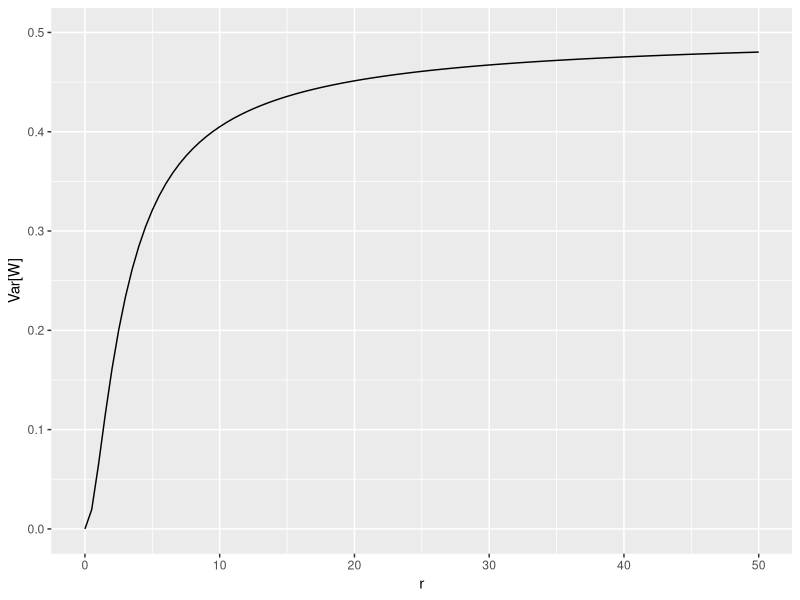
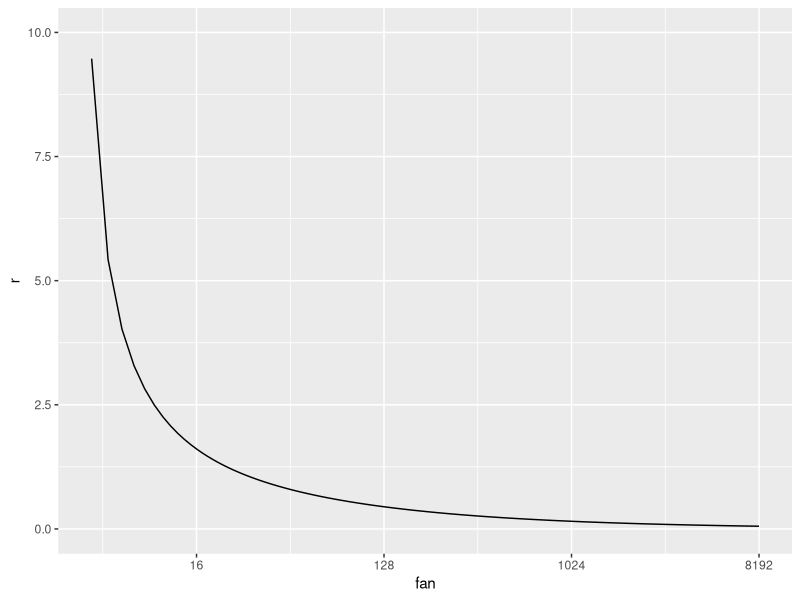
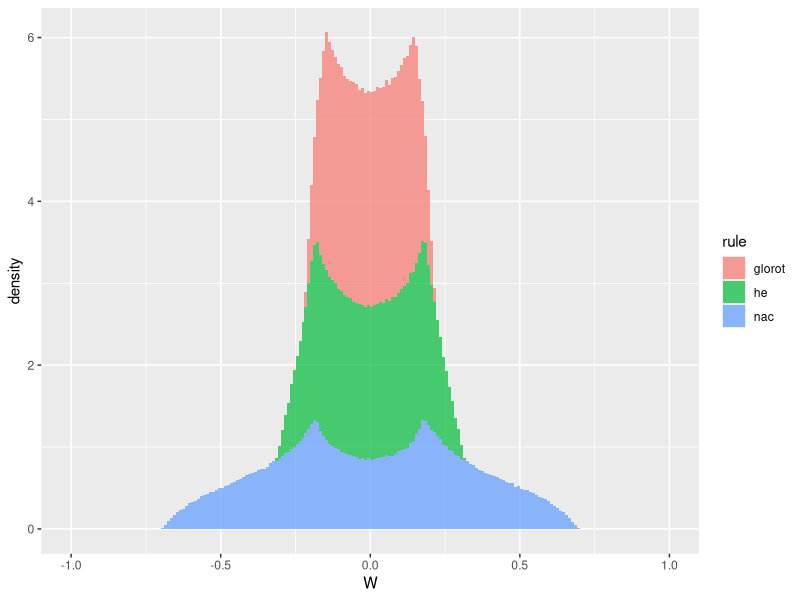

Here is the R script that generated these plots, in order:
## ---- chunk 1
knitr::opts_chunk$set(echo = TRUE)
library(stats)
library(ggplot2)
library(dplyr)
## ---- chunk 2
sigmoid = function (w) {
  return (1 / (1 + exp(-w)))
}

NAC.W.var = function (r) {
  return ((1 - tanh(r) / r) * (r - tanh(r / 2)) * (1 / (2*r))) 
}
## ---- chunk 3
p = ggplot(data.frame(r = c(0.001, 50)), aes(x = r)) +
      stat_function(fun = NAC.W.var) +
      ylim(c(0, 0.5)) +
      labs(y = 'Var[W]')
print(p)
## ---- chunk 4
NAC.W.r = function (fan_sum) {
  return (uniroot(function (r) NAC.W.var(r) - (2 / fan_sum), interval=c(0, 10), f.lower=-1)$root)
}
## ---- chunk 5
fan.values = c(seq(5, 2**7, 1), seq(2**7, 2**13, 8))
r.by.fan = data.frame(list(
  fan = fan.values,
  r = sapply(fan.values, NAC.W.r)
))

p = ggplot(r.by.fan, aes(x = fan, y=r)) +
    geom_line() +
    scale_x_continuous(trans='log2') +
    ylim(c(0, 10)) +
    labs(x='fan')
print(p)
## ---- chunk 6
uniform.sampler = function (r, num.samples) {
  w.hat = runif(num.samples, -r, r)
  m.hat = runif(num.samples, -r, r)
  return (tanh(w.hat) * sigmoid(m.hat))
}

nac.sampler = function (fan, num.samples) {
  return (uniform.sampler(NAC.W.r(fan), num.samples))
}

he.sampler = function (fan, num.samples) {
  return (uniform.sampler(sqrt(6 / fan), num.samples))
}

glorot.sampler = function (fan, num.samples) {
  return (uniform.sampler(sqrt(3 / fan), num.samples))
}

fan = 10
num.samples = 1000000

samples = rbind(
  data.frame(list(
    samples = he.sampler(fan*2, num.samples),
    rule = 'he'
  )),
  data.frame(list(
    samples = nac.sampler(fan*2, num.samples),
    rule = 'nac'
  )),
  data.frame(list(
    samples = glorot.sampler(fan*2, num.samples),
    rule = 'glorot'
  ))
);
## ---- chunk 7
samples %>%
  group_by(rule) %>%
  summarize(mean=fan * mean(samples), variance=fan * var(samples))
## ---- chunk 8
p = ggplot(data=samples, aes(x=samples, fill=rule)) +
  geom_histogram(aes(y=..density..), breaks=seq(-1, 1, by=0.01), alpha=0.7) +
  labs(x = 'W')
print(p)
